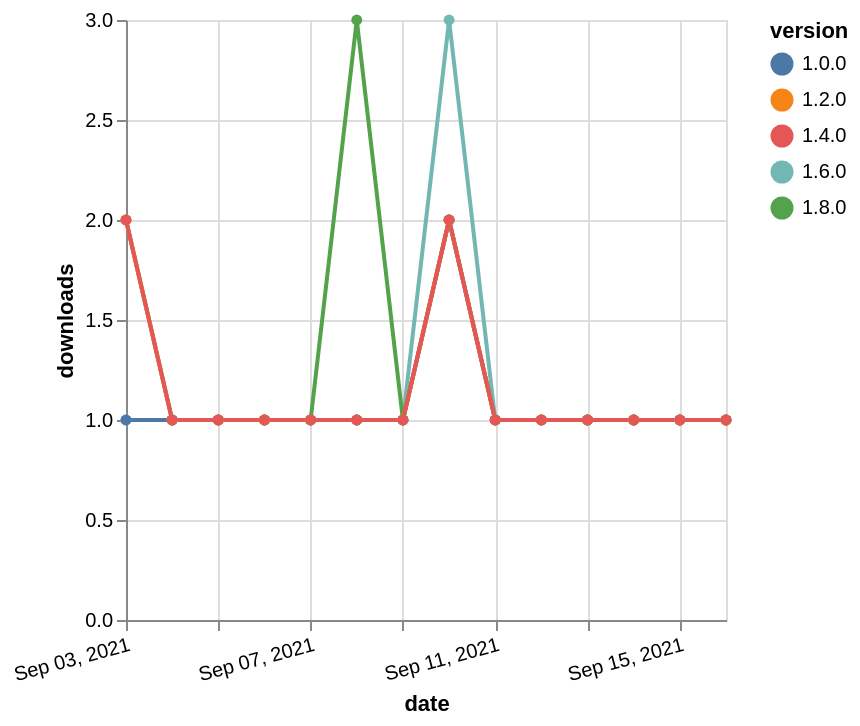

Here is the Vega-Lite specification saved for this chart:
### Vega-Lite specification from a JSON file in a GitHub repository (floating-point values rounded to 4 significant figures)
{"$schema": "https://vega.github.io/schema/vega-lite/v5.json", "description": "A simple bar chart with embedded data.", "data": {"values": [{"date": "2021-09-03", "total": 191, "delta": 1, "version": "1.6.0"}, {"date": "2021-09-04", "total": 192, "delta": 1, "version": "1.6.0"}, {"date": "2021-09-05", "total": 193, "delta": 1, "version": "1.6.0"}, {"date": "2021-09-06", "total": 194, "delta": 1, "version": "1.6.0"}, {"date": "2021-09-07", "total": 195, "delta": 1, "version": "1.6.0"}, {"date": "2021-09-08", "total": 196, "delta": 1, "version": "1.6.0"}, {"date": "2021-09-09", "total": 197, "delta": 1, "version": "1.6.0"}, {"date": "2021-09-10", "total": 200, "delta": 3, "version": "1.6.0"}, {"date": "2021-09-11", "total": 201, "delta": 1, "version": "1.6.0"}, {"date": "2021-09-12", "total": 202, "delta": 1, "version": "1.6.0"}, {"date": "2021-09-13", "total": 203, "delta": 1, "version": "1.6.0"}, {"date": "2021-09-14", "total": 204, "delta": 1, "version": "1.6.0"}, {"date": "2021-09-15", "total": 205, "delta": 1, "version": "1.6.0"}, {"date": "2021-09-16", "total": 206, "delta": 1, "version": "1.6.0"}, {"date": "2021-09-03", "total": 129, "delta": 2, "version": "1.8.0"}, {"date": "2021-09-04", "total": 130, "delta": 1, "version": "1.8.0"}, {"date": "2021-09-05", "total": 131, "delta": 1, "version": "1.8.0"}, {"date": "2021-09-06", "total": 132, "delta": 1, "version": "1.8.0"}, {"date": "2021-09-07", "total": 133, "delta": 1, "version": "1.8.0"}, {"date": "2021-09-08", "total": 136, "delta": 3, "version": "1.8.0"}, {"date": "2021-09-09", "total": 137, "delta": 1, "version": "1.8.0"}, {"date": "2021-09-10", "total": 139, "delta": 2, "version": "1.8.0"}, {"date": "2021-09-11", "total": 140, "delta": 1, "version": "1.8.0"}, {"date": "2021-09-12", "total": 141, "delta": 1, "version": "1.8.0"}, {"date": "2021-09-13", "total": 142, "delta": 1, "version": "1.8.0"}, {"date": "2021-09-14", "total": 143, "delta": 1, "version": "1.8.0"}, {"date": "2021-09-15", "total": 144, "delta": 1, "version": "1.8.0"}, {"date": "2021-09-16", "total": 145, "delta": 1, "version": "1.8.0"}, {"date": "2021-09-03", "total": 192, "delta": 1, "version": "1.0.0"}, {"date": "2021-09-04", "total": 193, "delta": 1, "version": "1.0.0"}, {"date": "2021-09-05", "total": 194, "delta": 1, "version": "1.0.0"}, {"date": "2021-09-06", "total": 195, "delta": 1, "version": "1.0.0"}, {"date": "2021-09-07", "total": 196, "delta": 1, "version": "1.0.0"}, {"date": "2021-09-08", "total": 197, "delta": 1, "version": "1.0.0"}, {"date": "2021-09-09", "total": 198, "delta": 1, "version": "1.0.0"}, {"date": "2021-09-10", "total": 200, "delta": 2, "version": "1.0.0"}, {"date": "2021-09-11", "total": 201, "delta": 1, "version": "1.0.0"}, {"date": "2021-09-12", "total": 202, "delta": 1, "version": "1.0.0"}, {"date": "2021-09-13", "total": 203, "delta": 1, "version": "1.0.0"}, {"date": "2021-09-14", "total": 204, "delta": 1, "version": "1.0.0"}, {"date": "2021-09-15", "total": 205, "delta": 1, "version": "1.0.0"}, {"date": "2021-09-16", "total": 206, "delta": 1, "version": "1.0.0"}, {"date": "2021-09-03", "total": 178, "delta": 2, "version": "1.2.0"}, {"date": "2021-09-04", "total": 179, "delta": 1, "version": "1.2.0"}, {"date": "2021-09-05", "total": 180, "delta": 1, "version": "1.2.0"}, {"date": "2021-09-06", "total": 181, "delta": 1, "version": "1.2.0"}, {"date": "2021-09-07", "total": 182, "delta": 1, "version": "1.2.0"}, {"date": "2021-09-08", "total": 183, "delta": 1, "version": "1.2.0"}, {"date": "2021-09-09", "total": 184, "delta": 1, "version": "1.2.0"}, {"date": "2021-09-10", "total": 186, "delta": 2, "version": "1.2.0"}, {"date": "2021-09-11", "total": 187, "delta": 1, "version": "1.2.0"}, {"date": "2021-09-12", "total": 188, "delta": 1, "version": "1.2.0"}, {"date": "2021-09-13", "total": 189, "delta": 1, "version": "1.2.0"}, {"date": "2021-09-14", "total": 190, "delta": 1, "version": "1.2.0"}, {"date": "2021-09-15", "total": 191, "delta": 1, "version": "1.2.0"}, {"date": "2021-09-16", "total": 192, "delta": 1, "version": "1.2.0"}, {"date": "2021-09-03", "total": 164, "delta": 2, "version": "1.4.0"}, {"date": "2021-09-04", "total": 165, "delta": 1, "version": "1.4.0"}, {"date": "2021-09-05", "total": 166, "delta": 1, "version": "1.4.0"}, {"date": "2021-09-06", "total": 167, "delta": 1, "version": "1.4.0"}, {"date": "2021-09-07", "total": 168, "delta": 1, "version": "1.4.0"}, {"date": "2021-09-08", "total": 169, "delta": 1, "version": "1.4.0"}, {"date": "2021-09-09", "total": 170, "delta": 1, "version": "1.4.0"}, {"date": "2021-09-10", "total": 172, "delta": 2, "version": "1.4.0"}, {"date": "2021-09-11", "total": 173, "delta": 1, "version": "1.4.0"}, {"date": "2021-09-12", "total": 174, "delta": 1, "version": "1.4.0"}, {"date": "2021-09-13", "total": 175, "delta": 1, "version": "1.4.0"}, {"date": "2021-09-14", "total": 176, "delta": 1, "version": "1.4.0"}, {"date": "2021-09-15", "total": 177, "delta": 1, "version": "1.4.0"}, {"date": "2021-09-16", "total": 178, "delta": 1, "version": "1.4.0"}]}, "width": "container", "mark": {"type": "line", "point": {"filled": true}}, "encoding": {"x": {"field": "date", "type": "temporal", "timeUnit": "yearmonthdate", "title": "date", "axis": {"labelAngle": -15}}, "y": {"field": "delta", "type": "quantitative", "title": "downloads"}, "color": {"field": "version", "type": "nominal"}, "tooltip": {"field": "delta"}}}
